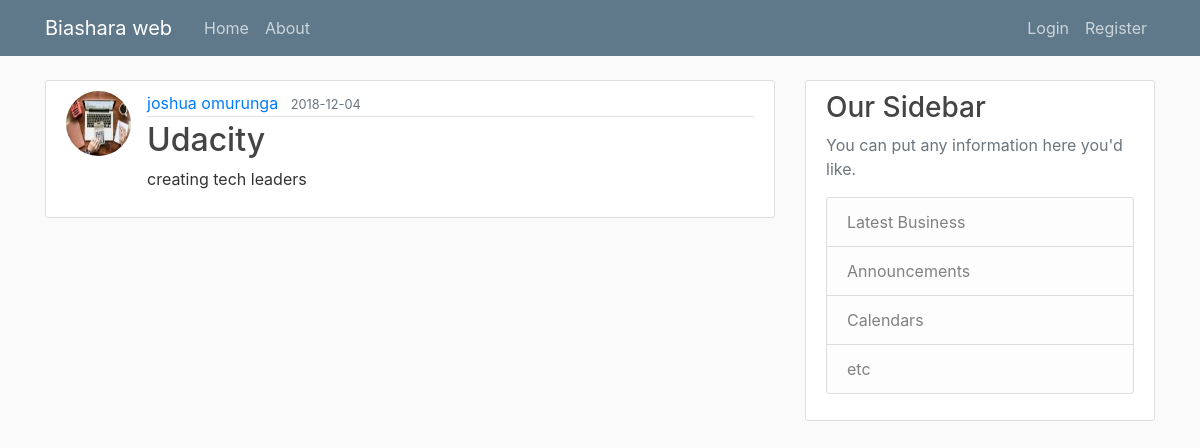
The page /businesses/2 on the database its author committed.
### app/models.py (models this page shows, shortened)
class User(db.Model, UserMixin):#class user
    id = db.Column(db.Integer, primary_key=True)
    username = db.Column(db.String(20), unique=True, nullable=False)
    email = db.Column(db.String(120), unique=True, nullable=False)
    image_file = db.Column(db.String(20), nullable=False, default='default.jpg')
    password = db.Column(db.String(60), nullable=False)
    businesses = db.relationship('Business', backref='business', lazy=True)

class Business(db.Model):#class Business
    id = db.Column(db.Integer, primary_key=True)
    title = db.Column(db.String(100), nullable=False)
    date_posted = db.Column(db.DateTime, nullable=False, default=datetime.utcnow)
    content = db.Column(db.Text, nullable=False)
    user_id = db.Column(db.Integer, db.ForeignKey('user.id'), nullable=False)

### app/routes.py (the view)
@app.route("/businesses/<int:post_id>")
def post(post_id):
    business = Business.query.get_or_404(post_id)
    return render_template('post.html', title=business.title, business=business)

### app/templates/post.html (shortened to what this page needs)
{% extends "layout.html" %}
{% block content %}
  <article class="media content-section">
    <img class="rounded-circle article-img" src="{{ url_for('static', filename='profile_pics/' + business.business.image_file) }}">
    <div class="media-body">
      <div class="article-metadata">
        <a class="mr-2" href="#">{{ business.business.username }}</a>
        <small class="text-muted">{{ business.date_posted.strftime('%Y-%m-%d') }}</small>
      </div>
      <h2 class="article-title">{{ business.title }}</h2>
      <p class="article-content">{{ business.content }}</p>
    </div>
  </article>
{% endblock content %}

### app/static/main.css (style rules this page uses)
body { background: #fafafa; color: #333333; margin-top: 5rem; }
h1, h2, h3, h4, h5, h6 { color: #444444; }
.content-section { background: #ffffff; padding: 10px 20px; border: 1px solid #dddddd; border-radius: 3px; margin-bottom: 20px; }
.article-title { color: #444444; }
.article-content { white-space: pre-line; }
.article-img { height: 65px; width: 65px; margin-right: 16px; }
.article-metadata { padding-bottom: 1px; margin-bottom: 4px; border-bottom: 1px solid #e3e3e3 }

### rows shown on the page
User: image_file (placeholder picture), business.username "joshua omurunga"
Business: date_posted "2018-12-04", title "Udacity", content "creating tech leaders"
